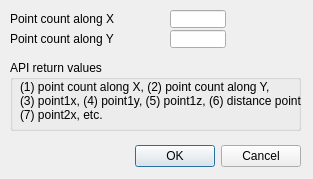
<?xml version="1.0" encoding="UTF-8"?>
<ui version="4.0">
 <class>CQDlgSimpleFilter_coordExtraction</class>
 <widget class="QDialog" name="CQDlgSimpleFilter_coordExtraction">
  <property name="geometry">
   <rect>
    <x>0</x>
    <y>0</y>
    <width>313</width>
    <height>179</height>
   </rect>
  </property>
  <property name="windowTitle">
   <string>Coordinate Extraction</string>
  </property>
  <property name="locale">
   <locale language="English" country="UnitedStates"/>
  </property>
  <widget class="QDialogButtonBox" name="qqOkCancel">
   <property name="geometry">
    <rect>
     <x>10</x>
     <y>140</y>
     <width>291</width>
     <height>32</height>
    </rect>
   </property>
   <property name="standardButtons">
    <set>QDialogButtonBox::Cancel|QDialogButtonBox::Ok</set>
   </property>
  </widget>
  <widget class="QLabel" name="label">
   <property name="geometry">
    <rect>
     <x>10</x>
     <y>10</y>
     <width>141</width>
     <height>18</height>
    </rect>
   </property>
   <property name="text">
    <string>Point count along X</string>
   </property>
  </widget>
  <widget class="QLineEdit" name="qqX">
   <property name="geometry">
    <rect>
     <x>170</x>
     <y>10</y>
     <width>56</width>
     <height>18</height>
    </rect>
   </property>
  </widget>
  <widget class="QLabel" name="label_2">
   <property name="geometry">
    <rect>
     <x>10</x>
     <y>30</y>
     <width>141</width>
     <height>18</height>
    </rect>
   </property>
   <property name="text">
    <string>Point count along Y</string>
   </property>
  </widget>
  <widget class="QLineEdit" name="qqY">
   <property name="geometry">
    <rect>
     <x>170</x>
     <y>30</y>
     <width>56</width>
     <height>18</height>
    </rect>
   </property>
  </widget>
  <widget class="QGroupBox" name="groupBox">
   <property name="geometry">
    <rect>
     <x>10</x>
     <y>60</y>
     <width>291</width>
     <height>71</height>
    </rect>
   </property>
   <property name="title">
    <string>API return values</string>
   </property>
   <property name="flat">
    <bool>false</bool>
   </property>
   <widget class="QLabel" name="label_3">
    <property name="geometry">
     <rect>
      <x>10</x>
      <y>10</y>
      <width>281</width>
      <height>61</height>
     </rect>
    </property>
    <property name="text">
     <string>(1) point count along X, (2) point count along Y,
(3) point1x, (4) point1y, (5) point1z, (6) distance point1,
(7) point2x, etc.</string>
    </property>
   </widget>
  </widget>
 </widget>
 <tabstops>
  <tabstop>qqX</tabstop>
  <tabstop>qqY</tabstop>
  <tabstop>qqOkCancel</tabstop>
 </tabstops>
 <resources/>
 <connections/>
</ui>
